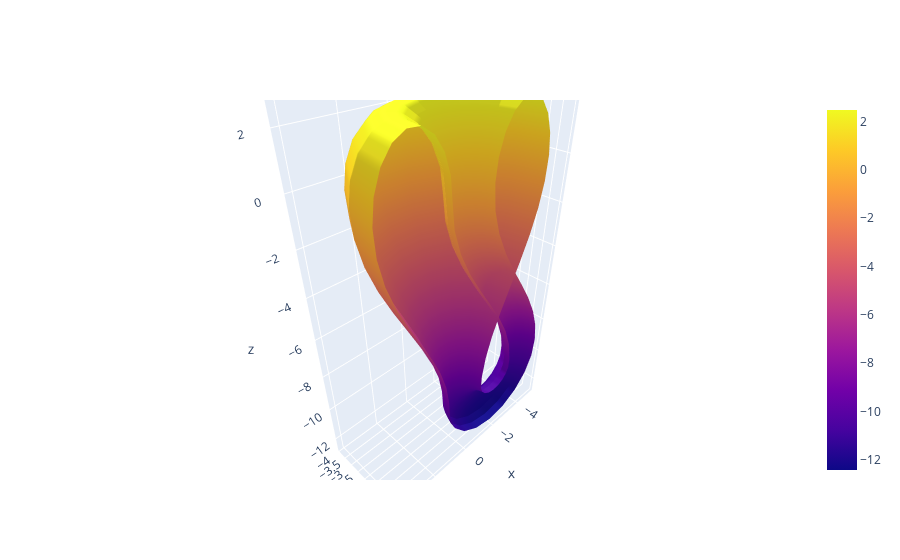

The notebook cell this image was saved under:
### Code cell
fig = go.Figure(data=[go.Surface(x=x, y=y, z=z)])
fig.show()

### Figure 1 — Plotly figure (JSON) as saved in the notebook; plotly's stock layout.template omitted (floating-point values rounded to 4 significant figures; data arrays with more than 128 entries replaced by an {"elided": "..."} marker saying what was removed)
{"data": [{"type": "surface", "x": {"elided": "38x10 float values"}, "y": {"elided": "38x10 float values"}, "z": {"elided": "38x10 float values"}}], "layout": {}}
